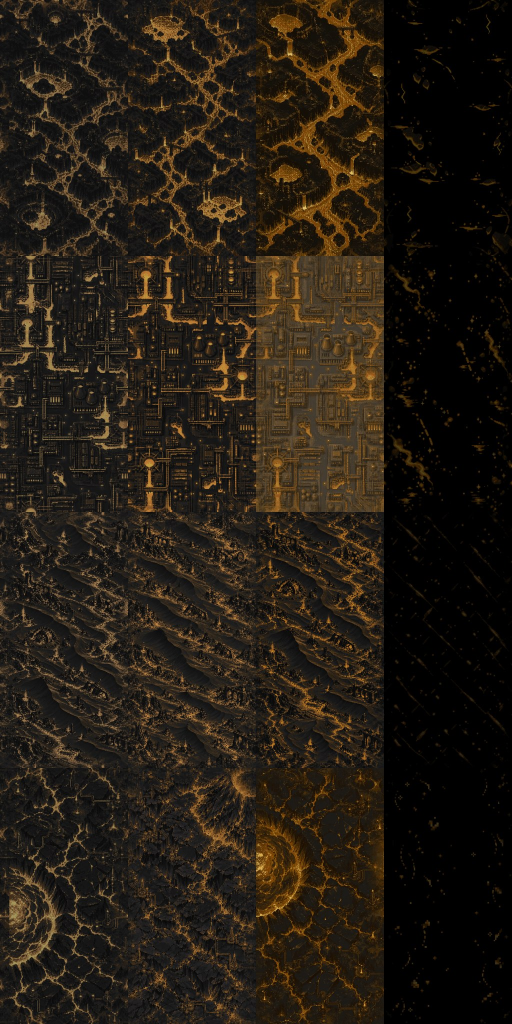
#> input picture Pause/Assets/Art/Boulders~/Ember/src~/ref_variants.jpg, 1024 x 2048 px, given in place of v1_a.png, which was not available (shown at 1/2 size)
$ python tune_frost.py '../../../../../Boulders~/Ember/src~/ref_variants.jpg' 1.0
#> lines starting #> are read from the running program, lines starting #| are printed output that depends on the picture; after the words box and inside, x2 and y2 are one past the last pixel; in counts of white or black regions, pixels touching at a corner belong together; pictures that were not available may be replaced by others from this repository, and a replacement may not be noted
### Pause/Assets/Art/Worlds/Frost/backdrop_v3/src~/896/build_frost.py
"""Frost ground tiles 896x1792 (1.75x the old 512x1024): two Codex repaints (A top, B bottom, 1254 px) per variant,
min-error cuts through the overlaps (vertical join, vertical wrap, horizontal wrap), pixelated to a 2x2 art grid, graded
(median lift, lava shoulder, calm lane). usage: build_ember.py <src dir> <out dir> [variants...]"""
import sys, os
from pathlib import Path
import numpy as np
from PIL import Image, ImageFilter
pass #, '/private/tmp/claude-501/-Users-sina-Developer-Pause/bdb30dea-5c57-4096-8366-274437827548/scratchpad/salt-flats')
W, H = 896, 1792
OV, OX = 112, 56
S = 1008
# median value target of the mid, lava shoulder start, cap
MED = {"v1": .52, "v2": .52, "v3": .52, "v4": .52}
LANE = .62
SHOULDER, CAP = .80, .93

def pixelate(rgb, cell=1, colors=160):
#> called with cell = 1, colors = 160
    h, w = rgb.shape[:2]
#> h = 1008; w = 1008
    im = Image.fromarray(rgb)
    bl = np.asarray(im.filter(ImageFilter.GaussianBlur(cell * .9))).astype(np.float32)
    f = np.clip(rgb.astype(np.float32) + (rgb.astype(np.float32) - bl) * .5, 0, 255)
    g = f.reshape(h // cell, cell, w // cell, cell, 3).mean((1, 3))
    q = Image.fromarray(g.astype(np.uint8)).quantize(colors=colors, method=Image.Quantize.MEDIANCUT, dither=Image.Dither.NONE)
    return np.repeat(np.repeat(np.asarray(q.convert("RGB")), cell, 0), cell, 1)

def load(p):
    im = Image.open(p).convert("RGB").resize((S, S), Image.LANCZOS)
    a = pixelate(np.asarray(im)).astype(np.int16)
    pk = (a[..., 0] - a[..., 1] > 6) & (a[..., 2] - a[..., 1] > 6)   # no pink / magenta in Frost
#> pk: shape (1008, 1008) bool; every value is 0
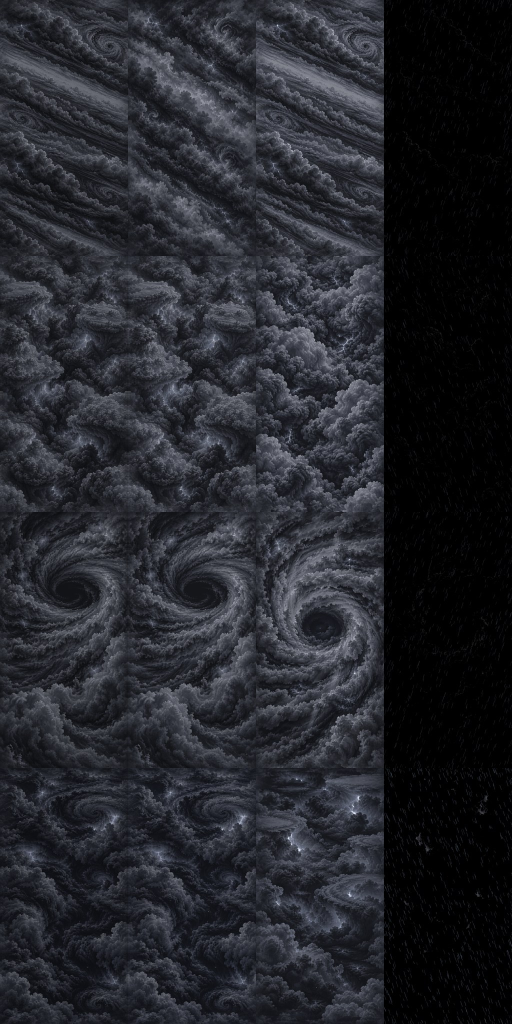
#> input picture Pause/Assets/Art/Boulders~/Storm/src~/ref_variants.jpg, 1024 x 2048 px, given in place of v1_b.png, which was not available (shown at 1/2 size)
    a[..., 0] = np.where(pk, a[..., 1], a[..., 0]); a[..., 2] = np.where(pk, np.minimum(a[..., 2], a[..., 1] + 40), a[..., 2])
    return a.astype(np.uint8)

def min_cut(err):
    O, L = err.shape
#> O = 112; L = 952
    cost = np.empty_like(err, dtype=np.float64); cost[:, 0] = err[:, 0]
    for i in range(1, L):
        p = cost[:, i - 1]
        best = np.minimum(p, np.minimum(np.concatenate(([np.inf], p[:-1])), np.concatenate((p[1:], [np.inf]))))
        cost[:, i] = err[:, i] + best
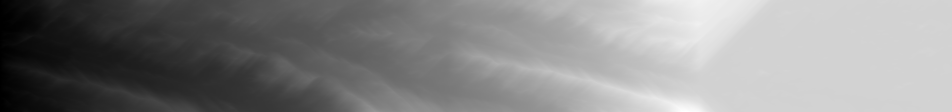
#> cost: shape (112, 952) float64; min 10, max 28112.8, mean 14894.3; drawn with min black and max white
    r = np.empty(L, np.int32); r[-1] = int(np.argmin(cost[:, -1]))
    for i in range(L - 2, -1, -1):
        j = r[i + 1]; lo, hi = max(0, j - 1), min(O, j + 2)
        r[i] = lo + int(np.argmin(cost[lo:hi, i]))
#> after the loop, r = 952 values, max 103 at index 892, min 9 at index 392, mean 55.14
    return r

def smooth_err(err):
    k = np.ones(5, np.float32) / 5
    return np.apply_along_axis(lambda v: np.convolve(v, k, "same"), 1, err)

def blend_rows(top, bottom):
    err = smooth_err(np.abs(top.astype(np.float32) - bottom.astype(np.float32)).sum(-1))
    r = min_cut(err)
    mask = (np.arange(top.shape[0])[:, None] >= r[None, :])[..., None]
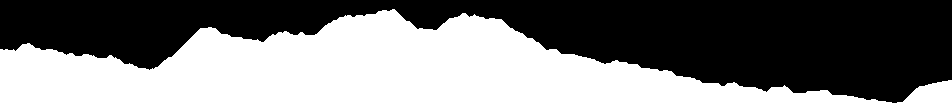
#> mask: shape (112, 952, 1) bool; 50.8% white; 1 black region, box (x1, y1, x2, y2) and area: (0, 0, 952, 103) 52492
    return np.where(mask, bottom, top)
#> returned value: shape (112, 952, 3)

def build_canvas(A, B):
    A = A[:, OX:]; B = B[:, OX:]                      # tile cols 0..1088
    C = W + OX
    cv = np.zeros((H, C, 3), np.uint8)
    cv[:896] = A[OV:S]; cv[896:] = B[OV:S]
    cv[784:896] = blend_rows(A[896:S], B[0:OV])
#> cv: shape (1792, 952, 3); mean of channels 0, 1, 2 36.5, 33.7, 32.4
    cv[1680:1792] = blend_rows(B[896:S], A[0:OV])
#> after the loop in min_cut (call 2), `for i in range(1, L):`:
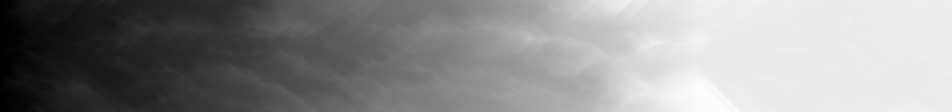
#> cost: shape (112, 952) float64; min 4.8, max 22564, mean 12584.1; drawn with min black and max white
#> after the loop in min_cut (call 2), `for i in range(L - 2, -1, -1):`: r = 952 values, max 98 at index 944, min 2 at index 428, mean 48.03
#> in blend_rows (call 2), `mask = (np.arange(top.shape[0])[:, None] >= r[None, :])[..., None]`: mask: shape (112, 952, 1) bool; 57.1% white; 1 black region, box (x1, y1, x2, y2) and area: (0, 0, 952, 98) 45721
#> in blend_rows (call 2), `return np.where(mask, bottom, top)`:
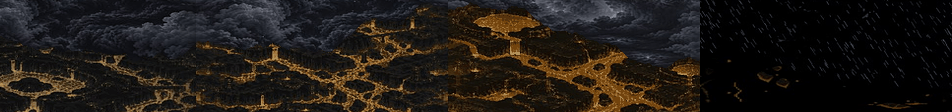
#> returned value: shape (112, 952, 3); mean of channels 0, 1, 2 31.7, 26.4, 21.7; drawn as R, G, B
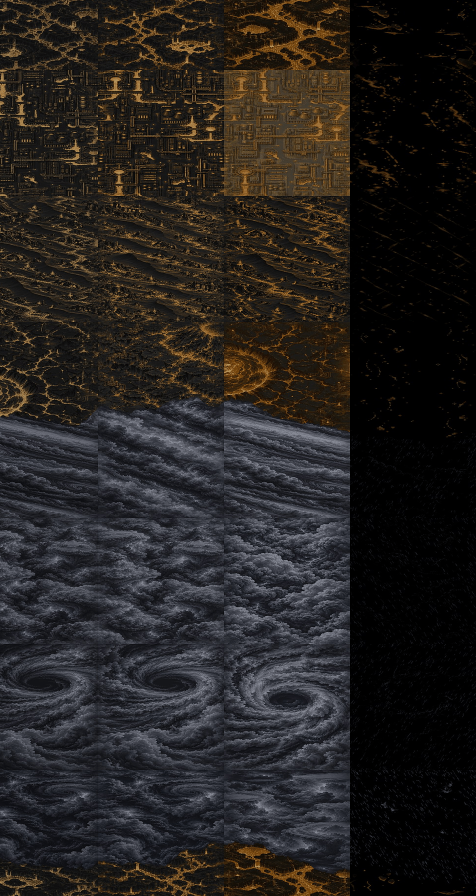
#> cv: shape (1792, 952, 3) (shown at 1/2 size); mean of channels 0, 1, 2 36.8, 33.6, 31.6; drawn as R, G, B
    left = cv[:, :OX].astype(np.float32); extra = cv[:, W:W + OX].astype(np.float32)
    err = smooth_err(np.abs(left - extra).sum(-1).T)  # (OX cols, H rows)
    r = min_cut(err)
#> r = 1792 values, max 55 at index 987, min 0 at index 570, mean 27.25
    use_extra = np.arange(OX)[None, :] < r[:, None]
    out = cv[:, :W].copy()
    out[:, :OX] = np.where(use_extra[..., None], cv[:, W:W + OX], cv[:, :OX])
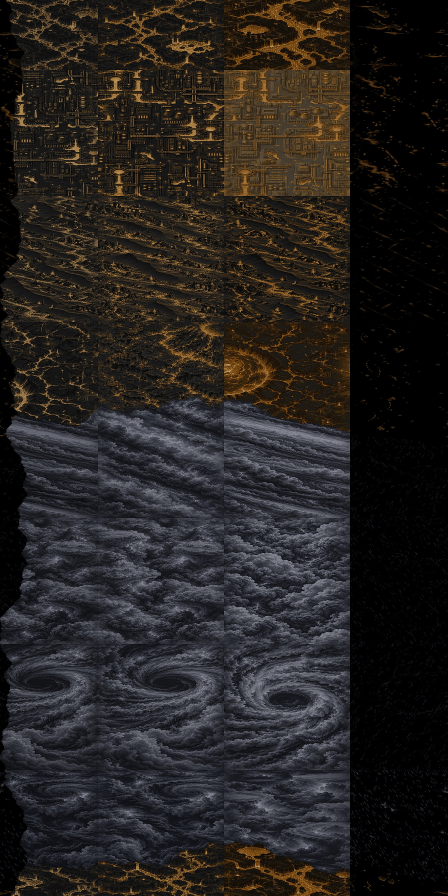
#> out: shape (1792, 896, 3) (shown at 1/2 size); mean of channels 0, 1, 2 37.6, 34.3, 32.3; drawn as R, G, B
    return out

def rgb2hsv(rgb):
    mx = rgb.max(-1); mn = rgb.min(-1); d = mx - mn
    return mx, d

# [21 lines left out: functions box_mean, grade, not called in this run]

FLOOR = {"mid": 1.0, "far": 1.0, "sky": 1.1}

FLOWSRC = "/private/tmp/claude-501/-Users-sina-Developer-Pause/bdb30dea-5c57-4096-8366-274437827548/scratchpad/frost-896/cand/v%s/flow.png"
def flow_unused(v):
    return Image.open(FLOWSRC % v).convert("RGBA")

# [20 lines left out: function main, not called in this run]
# [1 lines that do not run on import are left out]
# NOTE: the shipped flow.png is the old 512x1024 overlay resized to 896x1792 with Lanczos (old_512~/vN/flow.png), see WorldBackdropImport / PR body.

### Pause/Assets/Art/Worlds/Frost/backdrop_v3/src~/896/tune_frost.py
"""Frost middle grade: bases from the Codex repaints (v1..v4 _a/_b), graded per role to the BRIGHTEST art whose AS-DRAWN stats
(BackdropGrade lift 1 + (1.95-1)*share, sat 1.05) stay inside WorldBackdropTest's Frost bounds, bounds unchanged:
value p90 <= .55, sky lum <= .18, far/mid lum <= .24, chroma <= .26, lane (20-80% width) median rel-lum <= .0778 (7:1 vs the brightest
enemy tone; body 2.5:1 allows .1216), lane value p90 <= .55.   usage: tune_frost.py write|search [margin]"""
import sys, json
from pathlib import Path
import numpy as np
from PIL import Image
sys.argv = sys.argv[:1] + sys.argv[1:]
import build_frost as B
W, H = B.W, B.H
HERE = Path(__file__).parent
R = Path("/Users/sina/Developer/Pause-worktrees/frost-896/Pause/Assets/Art/Backgrounds/Resources/Worlds/Frost/Backdrop3")
SHARE = {"sky": .55, "far": .8, "mid": 1.0}
CAP = {"sky": (.18, .55), "far": (.24, .55), "mid": (.24, .55)}   # (lum, p90)
CHROMA = .26
def lin(c): return np.where(c <= .03928, c / 12.92, ((c + .055) / 1.055) ** 2.4)
def rellum(c): return lin(c) @ np.array([.2126, .7152, .0722])
# [29 lines left out: functions drawn, art_grade, stats, ok, not called in this run]

PARAMS = json.loads((HERE / "frost_params.json").read_text()) if (HERE / "frost_params.json").exists() else {}
def bases():
    out = {}
    for v in ("v1", "v2", "v3", "v4"):
        base = B.build_canvas(B.load(HERE / f"{v}_a.png"), B.load(HERE / f"{v}_b.png"))
        out[v] = base
    return out
# [4 lines left out: function layer_of, not called in this run]

def flow_img(v):
    f = Image.open(HERE / "old_512~" / v / "flow.png").convert("RGBA").resize((W, H), Image.LANCZOS)
    return np.asarray(f).astype(np.float32) / 255

# [15 lines left out: function search, not called in this run]

if __name__ == "__main__":
    mode = sys.argv[1]; margin = float(sys.argv[2]) if len(sys.argv) > 2 else .97
#> (the run stopped early here; a loop or call above may not have finished)
